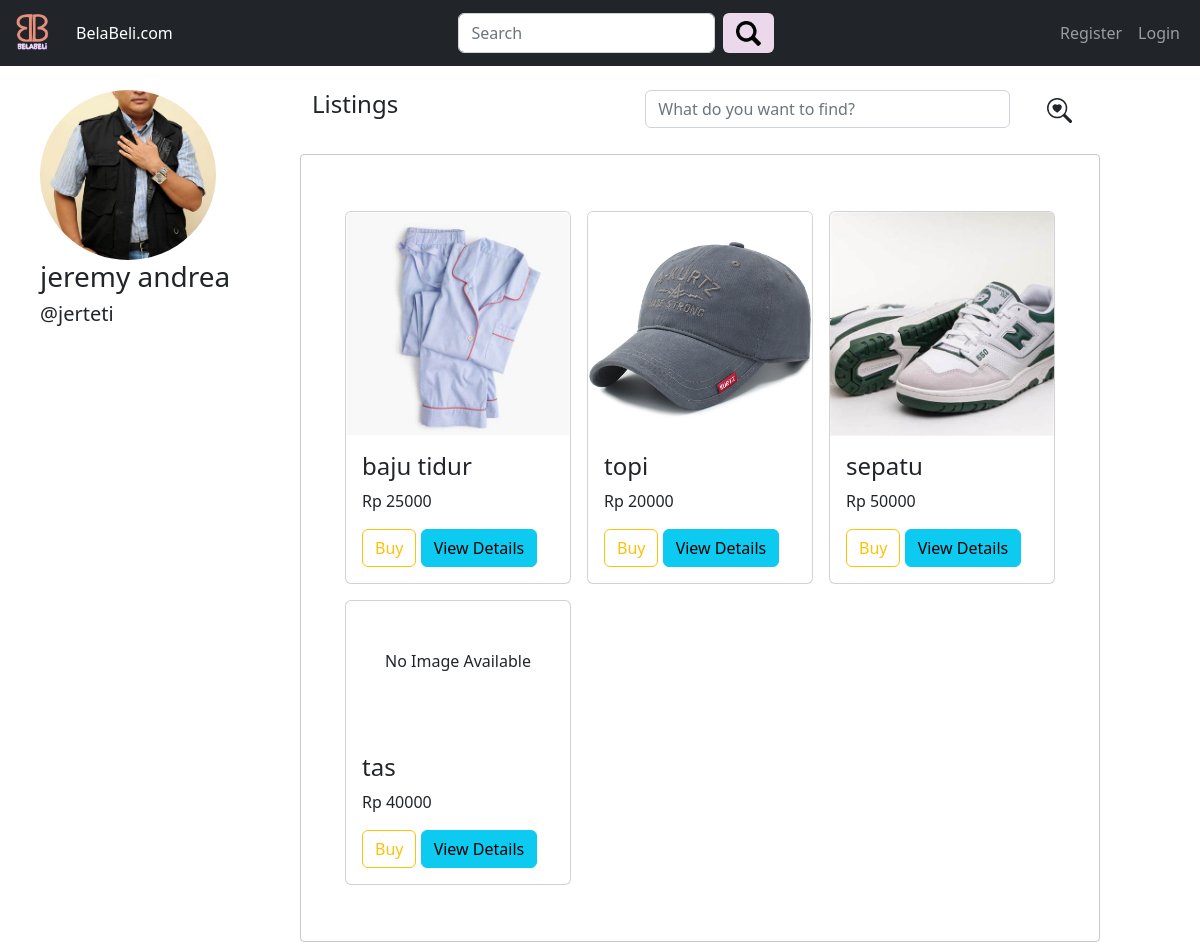
Page /detailToko.php on the committed database.
### tables this page shows
CREATE TABLE `user` (
  `user_id` int(11) NOT NULL,
  `username` varchar(300) NOT NULL,
  `fullname` varchar(500) NOT NULL,
  `password` text NOT NULL,
  `profilepic` text DEFAULT 'resource/img/user/blank.jpg'
);

CREATE TABLE `product` (
  `product_id` int(100) NOT NULL,
  `product_name` varchar(100) NOT NULL,
  `product_price` int(100) NOT NULL,
  `product_weight` int(100) NOT NULL,
  `product_size` varchar(100) NOT NULL,
  `product_desc` varchar(500) NOT NULL,
  `product_category` varchar(100) NOT NULL,
  `user_id` int(100) NOT NULL,
  `product_img` text DEFAULT NULL
);

### detailToko.php (the view, shortened to what this page needs)
<?php
    include 'api/connect.php';
    $userID = 1;
    $stmt = $conn->prepare("SELECT * FROM user WHERE user_id = ?");
    $stmt->execute([$userID]);
    $row = $stmt->fetch();
?>
<!DOCTYPE html>
<html lang="en">
    <head>
        <link href="https://cdn.jsdelivr.net/npm/bootstrap@5.2.3/dist/css/bootstrap.min.css" rel="stylesheet">
    </head>
    <body>
        <div class="container-fluid">
            <div class="row">
                <?php include 'includes/navbar.php'; ?>
            </div>
            <br>
            <div class="row" style="margin-top:66px">
                <div class="col-md-3 col-sm-2 user">
                    <div class="row">
                        <?php
                            echo '<img class="rounded-circle shadow-4-strong pp" alt="avatar2" src="'.$row['profilepic'].'">';
                        ?>
                    </div>
                    <div class="row">
                        <?php
                            echo '<h3>'.$row['fullname'].'</h3>'.'<h5>'.'@'.$row['username'];
                        ?>
                    </div>
                </div>
                <div class="col-md-8">
                    <div class="row">
                        <div class="col-md-5"><h4>Listings</h4></div>
                        <div class="col-md-7">
                            <form method="post">
                            <div class="row">
                                <?php
                                    if (isset($_GET['mes']) && $_GET['mes']=='find') {
                                        echo '<div class="col-md-10"><input placeholder="'.$_GET['item'].'"type="text" class="form-control" name="searchToko"></div>
                                        <div class="col-md-2"><button name="crossIcon" class="btn"><svg xmlns="http://www.w3.org/2000/svg" width="25" height="25" fill="currentColor" class="bi bi-backspace-reverse-fill" viewBox="0 0 16 16">
                                        <path d="M0 3a2 2 0 0 1 2-2h7.08a2 2 0 0 1 1.519.698l4.843 5.651a1 1 0 0 1 0 1.302L10.6 14.3a2 2 0 0 1-1.52.7H2a2 2 0 0 1-2-2V3zm9.854 2.854a.5.5 0 0 0-.708-.708L7 7.293 4.854 5.146a.5.5 0 1 0-.708.708L6.293 8l-2.147 2.146a.5.5 0 0 0 .708.708L7 8.707l2.146 2.147a.5.5 0 0 0 .708-.708L7.707 8l2.147-2.146z"/>
                                      </svg></button></div>';
                                    }
                                    else {
                                        echo '<div class="col-md-10"><input placeholder="What do you want to find?"type="text" class="form-control" name="searchToko"></div>
                                        <div class="col-md-2"><button name="searchIcon" class="btn"><svg xmlns="http://www.w3.org/2000/svg" width="25" height="25" fill="currentColor" class="bi bi-search-heart" viewBox="0 0 16 16">
                                        <path d="M6.5 4.482c1.664-1.673 5.825 1.254 0 5.018-5.825-3.764-1.664-6.69 0-5.018Z"/>
                                        <path d="M13 6.5a6.471 6.471 0 0 1-1.258 3.844c.04.03.078.062.115.098l3.85 3.85a1 1 0 0 1-1.414 1.415l-3.85-3.85a1.007 1.007 0 0 1-.1-.115h.002A6.5 6.5 0 1 1 13 6.5ZM6.5 12a5.5 5.5 0 1 0 0-11 5.5 5.5 0 0 0 0 11Z"/>
                                        </svg></button></div>';
                                    }
                                ?>
                            </div>
                            </form>
                        </div>
                    </div>
                    <br>
                    <div class="row">
                        <div class="container border border-dark border-opacity-25 p-5 rounded-1">
                            <div class="row">
                                <?php
                                    if (isset($_GET['mes']) && $_GET['mes']=='find') {
                                        $stmt = $conn->prepare("SELECT * FROM product WHERE user_id = ? AND product_name LIKE '%".$_GET['item']."%'");
                                        $stmt->execute([$userID]);
                                        if ($stmt->rowCount()==0) {
                                            echo '<p class="text-center">No Product Found That Matches the Keyword. Try Another One.</p>';
                                        }
                                        else {
                                            while($row = $stmt->fetch()){
                                                echo '<div class="col-md-4 col-sm-6 p-2">
                                                <div class="card">';
                                                if ($row['product_img'] == null) {
                                                    echo '<p class="container text-center gy-10 py-5">No Image Available</p>';
                                                }
                                                else {
                                                    echo '<img class="card-img-top" src="'. $row['product_img'] .'" alt="Card image" style="width:100%;">';
                                                };
                                                echo '<div class="card-body">
                                                <h4 class="card-title">'.$row['product_name'].'</h4>
                                                <p class="card-text">Rp '.$row['product_price'].'</p>
                                                <a href="#" class="btn btn-outline-warning btn-buy" data-bs-toggle="modal" data-bs-target="#ModalForBuy">Buy</a>
                                                <a href="detailProduct.php?product_id='.$row['product_id'].'" class="btn btn-info btn-addcart">View Details</a>
                                                </div>
                                                </div>
                                            </div>';
                                            }
                                        }
                                    }
                                    else {
                                        $stmt = $conn->prepare("SELECT * FROM product WHERE user_id = ?");
                                        $stmt->execute([$userID]);
                                        if ($stmt->rowCount()==0) {
                                            echo '<p class="text-center">This User Has No Listing</p>';
                                        }
                                        else {
                                            while($row = $stmt->fetch()){
                                                echo '<div class="col-md-4 col-sm-6 p-2">
                                                <div class="card">';
                                                if ($row['product_img'] == null) {
                                                    echo '<p class="container text-center gy-10 py-5">No Image Available</p>';
                                                }
                                                else {
                                                    echo '<img class="card-img-top" src="'. $row['product_img'] .'" alt="Card image" style="width:100%;">';
                                                };
                                                    echo '<div class="card-body">
                                                    <h4 class="card-title">'.$row['product_name'].'</h4>
                                                    <p class="card-text">Rp '.$row['product_price'].'</p>
                                                    <a href="#" class="btn btn-outline-warning btn-buy" data-bs-toggle="modal" data-bs-target="#ModalForBuy">Buy</a>
                                                    <a href="detailProduct.php?product_id='.$row['product_id'].'" class="btn btn-info btn-addcart">View Details</a>
                                                    </div>
                                                </div>
                                            </div>';
                                            }
                                        }
                                    }
                                ?>
                            </div>
                        </div>
                    </div>
                </div>
            </div>
        </div>
    </body>
</html>

### includes/navbar.php (shortened to what this page needs)
<nav class="navbar navbar-expand-lg navbar fixed-top bg-dark navbar-dark">
    <div class="container-fluid">
        <a class="navbar-brand" href="index.php">
        <img src="resource/img/logo/logo.png" alt="BelaBeli" width="40" height="40">
        </a>
        <div class="collapse navbar-collapse" id="navbarSupportedContent">
            <ul class="navbar-nav me-auto mb-2 mb-lg-0">
                <li class="nav-item">
                    <a class="nav-link active" href="index.php">BelaBeli.com</a>
                </li>
            </ul>
            <form class="d-flex" role="search">
                <input class="form-control me-2 searchInput" type="search" placeholder="Search" aria-label="Search">
                <button class="btn search-button" type="button">
                    <img src="resource/icons/search.png" alt="Search" width="25" height="25">
                </button>
            </form>
            <ul class="navbar-nav ms-auto mb-2 mb-lg-0">
                <?php if(!isset($_SESSION['user_id'])): ?>
                <li class="nav-item">
                    <a class="nav-link" href="user/registeruser.php">Register</a>
                </li>
                <li class="nav-item">
                    <a class="nav-link" href="user/login.php">Login</a>
                </li>
                <?php endif; ?>
            </ul>
        </div>
    </div>
</nav>

### detailToko.php (style rules this page uses)
.pp { height : 170px; object-fit : cover; width : 200px; border-radius : 200px; }
.user { padding-left : 40px; }

### includes/navbar.php (style rules this page uses)
.search-button { background-color:#ebd9eb }

### rows in the picture
user: profilepic (picture), fullname "jeremy andrea", username "jerteti"
product: product_img (picture), product_name "baju tidur", product_price "25000"
product: product_img (picture), product_name "topi", product_price "20000"
product: product_img (picture), product_name "sepatu", product_price "50000"
product: shows "No Image Available", product_name "tas", product_price "40000"
